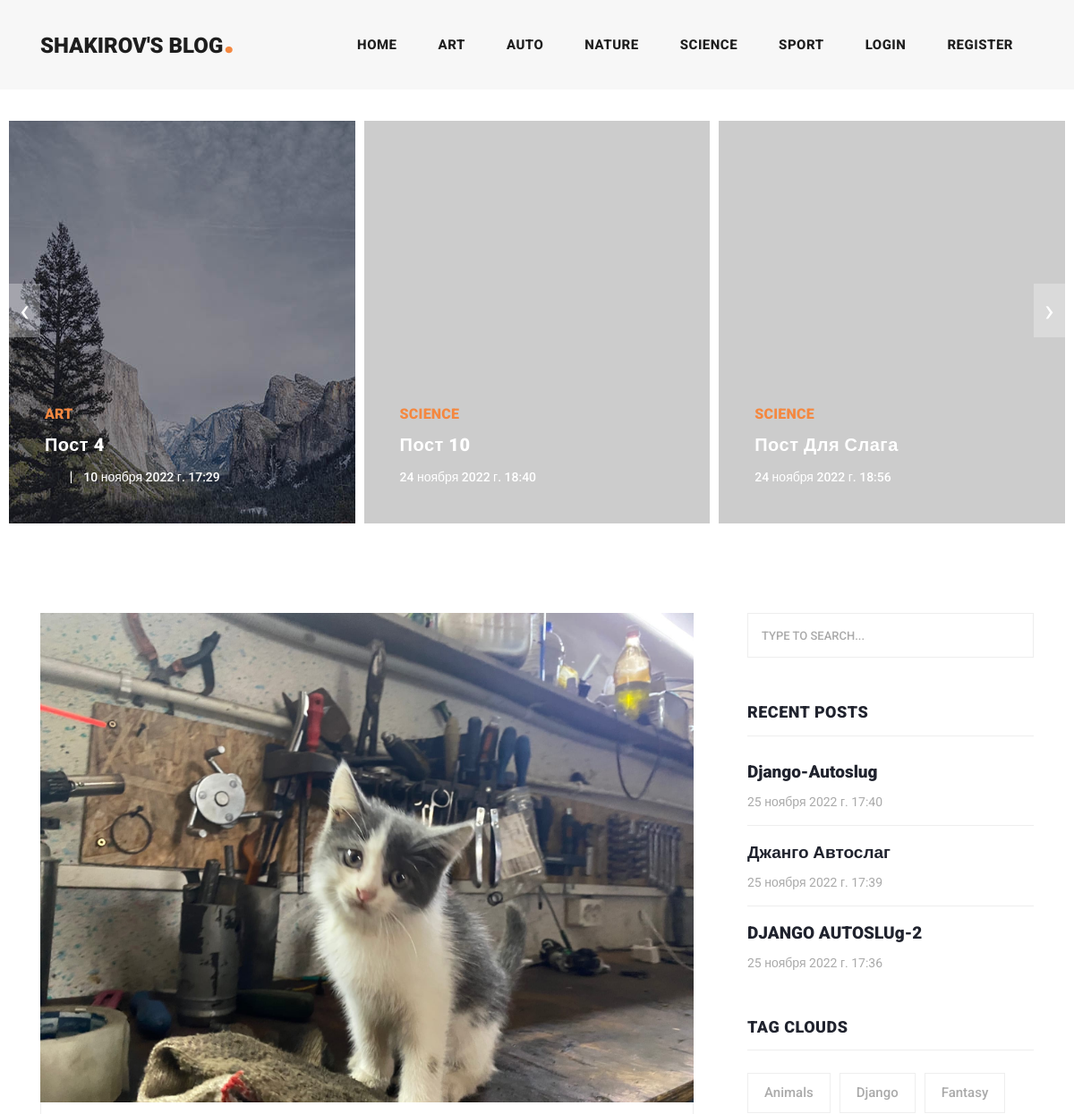
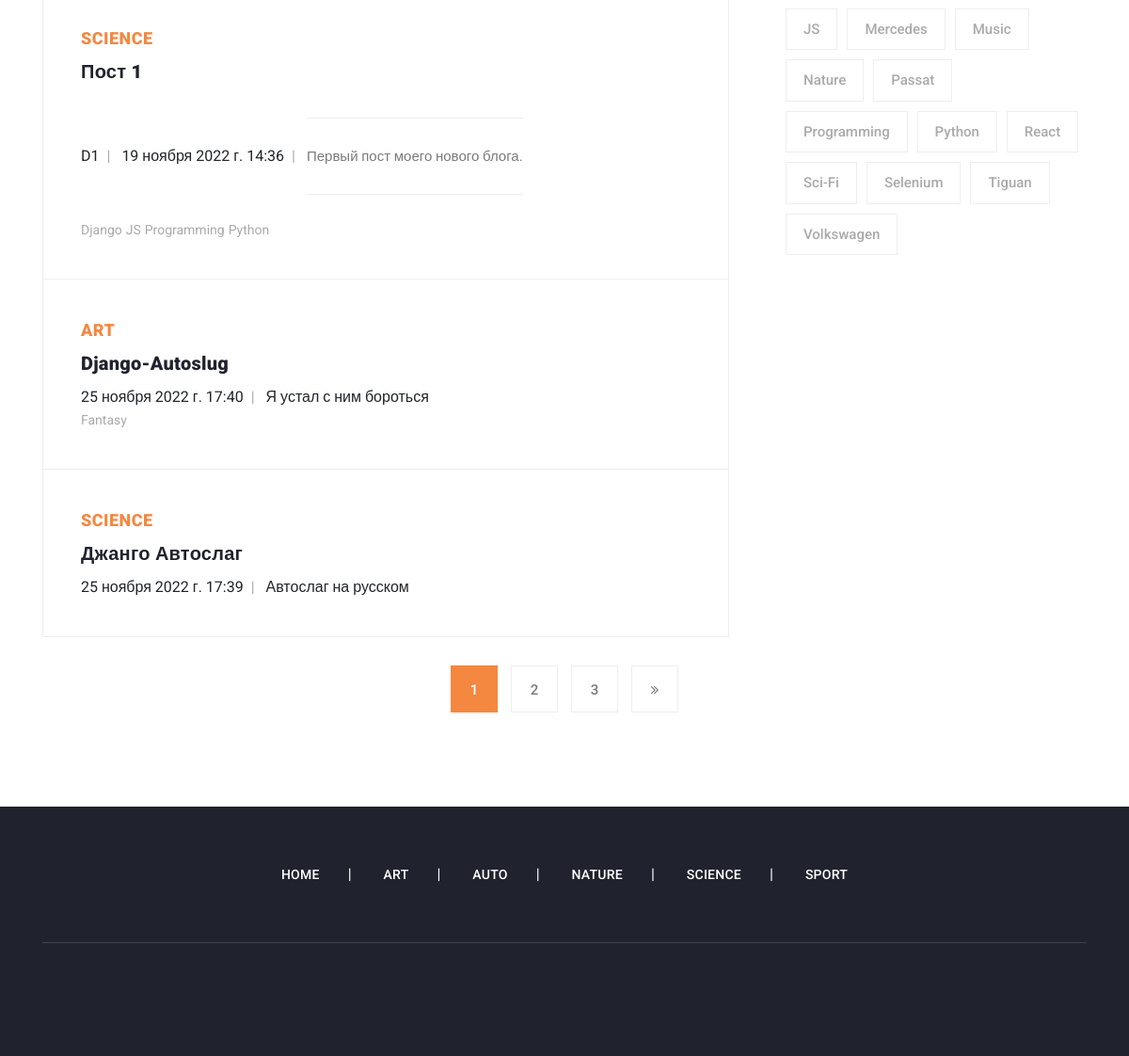
The page / on the database its author committed (2 pictures, top to bottom).
### blog/models.py (models this page shows, shortened)
class Category(models.Model):
    title = models.CharField(max_length=150, verbose_name='Категория')
    slug = models.SlugField(max_length=250, verbose_name='URL', unique=True)
    def __str__(self):
        return self.title
    def get_absolute_url(self):
        return reverse('category', kwargs={'slug': self.slug})
    class Meta:
        ordering = ['title']
        verbose_name = 'Категория'
        verbose_name_plural = 'Категории'

class Post(models.Model):
    title = models.CharField(max_length=250, verbose_name='Заголовок')
    slug = AutoSlugField(populate_from='title', unique_with='created_at')
    author = models.CharField(max_length=250, verbose_name='Автор', blank=True)
    on_top = models.BooleanField(default=False, verbose_name='Закрепленная запись')
    photo = models.ImageField(verbose_name='Изображение', blank=True)
    content = CKEditor5Field('Текст', config_name='extends')
    created_at = models.DateTimeField(auto_now_add=True, verbose_name='Дата создания')
    views = models.IntegerField(default=0, verbose_name='Просмотров')
    category = models.ForeignKey(Category, on_delete=models.PROTECT, related_name='posts', verbose_name='Категория')
    tags = models.ManyToManyField(Tag, blank=True, related_name='posts', verbose_name='Теги')
    def get_absolute_url(self):
        return reverse('post', kwargs={'slug': self.slug})
    class Meta:
        ordering = ['-on_top', '-created_at']
        verbose_name = 'Пост'
        verbose_name_plural = 'Посты'

class Tag(models.Model):
    title = models.CharField(max_length=150, verbose_name='Тег')
    slug = models.SlugField(max_length=250, verbose_name='URL', unique=True)
    def get_absolute_url(self):
        return reverse('tag', kwargs={'slug': self.slug})
    class Meta:
        ordering = ['title']
        verbose_name = 'Тег'
        verbose_name_plural = 'Теги'

### blog/views.py (the view)
# urls.py: path('', PostHome.as_view(), name='home'),
class PostHome(ListView):
    model = Post
    template_name = 'blog/index.html'
    context_object_name = 'posts'
    paginate_by = 3
    def get_context_data(self, object_list=None, **kwargs):
        context = super().get_context_data(**kwargs)
        context['title'] = "Shakirov's Blog"
        return context
    def get_queryset(self):
        return Post.objects.filter().select_related('category')

### blog/templatetags/carousel.py (called while the page is built)
@register.inclusion_tag('blog/popular_posts_tpl.html')
def get_popular(cnt=5):
    posts = Post.objects.order_by('views')
    return {'posts': posts}

### blog/templatetags/menu.py (called while the page is built)
@register.inclusion_tag('blog/menu_tpl.html')
def show_menu(menu_class='collapse navbar-collapse'):
    categories = Category.objects.all()
    return {'categories': categories, 'menu_class': menu_class}

@register.inclusion_tag('blog/menu_tpl_footer.html')
def show_menu_footer(menu_class='container'):
    categories = Category.objects.all()
    return {'categories': categories, 'menu_class_footer': menu_class}

### blog/templatetags/sidebar.py (called while the page is built)
@register.inclusion_tag('blog/recent_posts_tpl.html')
def get_recent(cnt = 3):
    posts = Post.objects.order_by('-created_at')[:cnt]
    return {'posts': posts}

@register.inclusion_tag('blog/tags_tpl.html')
def get_tags():
    tags = Tag.objects.all()
    return {'tags': tags}

### blog/templates/blog/index.html (shortened to what this page needs)
{% extends 'base.html' %}
{%load static%}
{% load cache%}
{% load sidebar %}
{% load carousel %}
{% block content %}
{% cache 30 carousel %}
        {% get_popular 5 %}
{%endcache%}
    <section class="blog-posts">
      <div class="container">
        <div class="row">
          <div class="col-lg-8">
            <div class="all-blog-posts">
              <div class="row">
                <div class="col-lg-12">
                  <div class="blog-post">
                    {%for post in posts%}
                    <div class="blog-thumb">
                      {% if post.photo %}
                      <img src="{{ post.photo.url }}" alt="">
                      {% endif %}
                    </div>
                    <div class="down-content">
                      <span>{{ post.category }}</span>
                      <a href="{{ post.get_absolute_url }}"><h4>{{ post.title }}</h4></a>
                      <ul class="post-info">
                          {% if post.author %}
                        <li>{{ post.author }}</li>
                        {% endif %}
                        <li>{{ post.created_at }}</li>
                        <li>{{ post.content|truncatewords_html:50 | safe}}</li>
                      </ul>
                        {% if post.tags %}
                        <ul class="post-tags">
                        {%for tag in post.tags.all %}
                        <li><a href="{{ tag.get_absolute_url }}">{{ tag.title }}</a></li>
                          {%endfor%}
                        </ul>
                        {% endif %}
                    </div>
                  {%endfor%}
                  </div>
                </div>
              </div>
            </div>
          </div>
          <div class="col-lg-4">
            {% include 'inc/_sidebar.html'%}
          </div>
        </div>
      </div>
      {% if page_obj.has_other_pages %}
      <div class="col-lg-12">
        <ul class="page-numbers">
          {% for p in page_obj.paginator.page_range %}
                 {% if page_obj.number == p %}
          <li class="active"><a href="?page={{p}}">{{p}}</a></li>
                  {% elif p > page_obj.number|add:-3 and p < page_obj.number|add:3 %}
                  <li><a href="?page={{p}}">{{p}}</a></li>
                  {% endif %}
          {% endfor %}
          {% if page_obj.has_next%}
          <li><a href="?page={{page_obj.next_page_number}}"><i class="fa fa-angle-double-right"></i></a></li>
          {% endif %}
        </ul>
      </div>
      {% endif %}
    </section>
{% endblock %}

### templates/base.html (shortened to what this page needs)
{% load static %}
<!DOCTYPE html>
<html lang="en">
  <head>
    <link  rel="stylesheet" href="{% static 'vendor/bootstrap/css/bootstrap.min.css' %}" >
    <link rel="stylesheet" href='{% static "assets/css/fontawesome.css" %}'>
    <link rel="stylesheet" href="{% static 'assets/css/templatemo-stand-blog.css' %}">
    <link rel="stylesheet" href="{% static 'assets/css/owl.css' %}">
  </head>
  <body>
    {% include 'inc/_header.html' %}
    {% block content %}
    {% endblock %}
    {% include 'inc/_footer.html' %}
  </body>
</html>

### templates/inc/_header.html (shortened to what this page needs)
    {% load menu %}
    {% load cache%}
{% cache 30 header %}
    <header class="">
      <nav class="navbar navbar-expand-lg">
        <div class="container">
          <a class="navbar-brand" href="{% url 'home' %}"><h2>Shakirov's Blog<em>.</em></h2></a>
        {% show_menu %}
          <ul class="navbar-nav ml-auto">
           {% if request.user.is_authenticated %}
              <li class="nav-item">
                {{ user }}
              </li>
              <li class="nav-item">
                <a class="nav-link" href="{% url 'logout'%}"> Logout </a>
              </li>
              <li class="nav-item">
                <a class="nav-link" href="{% url 'add_post'%}"> Add post </a>
              </li>
                {% else %}
                <li class="nav-item">
                <a class="nav-link" href="{% url 'login'%}"> Login </a>
              </li>
                   <li class="nav-item">
                <a class="nav-link" href="{% url 'register'%}"> Register </a>
              </li>
              {% endif %}
          </ul>
        </div>
      </nav>
    </header>
    {% endcache %}

### blog/templates/blog/menu_tpl.html (shortened to what this page needs)
<div class="{{ menu_class}}" id="navbarResponsive">
            <ul class="navbar-nav ml-auto">
              <li class="nav-item">
                <a class="nav-link" href="{% url 'home' %}">Home
                </a>
              </li>
                {% for item in categories %}
              <li class="nav-item">
                <a class="nav-link" href="{{ item.get_absolute_url }}"> {{ item.title }} </a>
              </li>
                {% endfor %}
            </ul>
          </div>

### blog/templates/blog/popular_posts_tpl.html
<div class="main-banner header-text">
    <div class="container-fluid">
        <div class="owl-banner owl-carousel">
            {% for post in posts%}
                <div class="item">
            {% if post.photo %}
            <img src="{{ post.photo.url }}" alt="" height="450">
                 {% else %}
                    <img src="https://loremflickr.com/320/240/brazil,rio" alt="" height="450">
                    {% endif %}
            <div class="item-content">
              <div class="main-content">
                <div class="meta-category">
                  <span>{{ post.category }}</span>
                </div>
                <a href="{{ post.get_absolute_url }}"><h4>{{ post.title }}</h4></a>
                <ul class="post-info">
                               {% if post.author %}
                        <li>{{ post.author }}</li>
                        {% endif %}
                  <li><a href="{{ post.get_absolute_url }}">{{ post.created_at }}</a></li>
                </ul>
              </div>
            </div>
          </div>
    {% endfor %}
        </div>
      </div>
    </div>

### templates/inc/_sidebar.html
{% load sidebar %}
{% load cache%}
{% cache 30 sedebar %}
<div class="sidebar">
              <div class="row">
                <div class="col-lg-12">
                  <div class="sidebar-item search">
                    <form id="search_form" name="gs" method="GET" action="{%url 'search'%}">
                      <input type="text" name="q" class="searchText" placeholder="type to search..." autocomplete="on">
                    </form>
                  </div>
                </div>
                <div class="col-lg-12">
                  {% get_recent 3 %}
                </div>
                <div class="col-lg-12">
                  {% get_tags %}
                </div>
              </div>
            </div>
{% endcache %}

### blog/templates/blog/recent_posts_tpl.html
<div class="sidebar-item recent-posts">
                    <div class="sidebar-heading">
                      <h2>Recent Posts</h2>
                    </div>
                    <div class="content">
                      <ul>
                          {% for post in posts %}
                        <li><a href="{{ post.get_absolute_url }}">
                          <h5>{{ post.title }}</h5>
                          <span>{{ post.created_at }}</span>
                        </a></li>
                          {% endfor %}
                      </ul>
                    </div>
                  </div>

### blog/templates/blog/tags_tpl.html
<div class="sidebar-item tags">
                    <div class="sidebar-heading">
                      <h2>Tag Clouds</h2>
                    </div>
                    <div class="content">
                        <ul>
                      {% for tag in tags %}
                        <li><a href=" {{tag.get_absolute_url}} "> {{ tag.title }} </a></li>
                      {% endfor %}
                      </ul>
                    </div>
</div>

### templates/inc/_footer.html
{% load menu %}
{% load cache%}
{% cache 30 footer %}
<footer>
      <div class="{{menu_class}}}">
        <div class="row">
         <div class="col-lg-12" >
{%show_menu_footer%}
        </div>
        </div>
      </div>
    </footer>
{% endcache %}

### blog/templates/blog/menu_tpl_footer.html
      <div class="{{ menu_class_footer }}">
        <div class="row">
         <div class="col-lg-12" >
        <ul class="social-icons">
            <li><a href="{% url 'home' %}">Home</a></li>
               {% for item in categories %}
              <li><a href="{{ item.get_absolute_url}}">{{ item.title }}</a></li>
                {% endfor %}
             </ul>
        </div>
        </div>
          </div>

### rows shown on the page
Category: title "ART"
Category: title "AUTO"
Category: title "NATURE"
Category: title "SCIENCE"
Category: title "SPORT"
Post: photo (picture), category "ART", title "Пост 4", author "D1", created_at "10 ноября 2022 г. 17:29"
Post: category "SCIENCE", title "Пост 10", created_at "24 ноября 2022 г. 18:40"
Post: category "SCIENCE", title "Пост Для Слага", created_at "24 ноября 2022 г. 18:56"
Post: photo (picture), category "SCIENCE", title "Пост 1", author "D1", created_at "19 ноября 2022 г. 14:36", content "Первый пост моего нового блога."
Tag: title "Django"
Tag: title "JS"
Tag: title "Programming"
Tag: title "Python"
Post: category "ART", title "Django-Autoslug", created_at "25 ноября 2022 г. 17:40", content "Я устал с ним бороться"
Tag: title "Fantasy"
Post: category "SCIENCE", title "Джанго Автослаг", created_at "25 ноября 2022 г. 17:39", content "Автослаг на русском"
Post: title "DJANGO AUTOSLUg-2", created_at "25 ноября 2022 г. 17:36"
Tag: title "Animals"
Tag: title "Mercedes"
Tag: title "Music"
Tag: title "Nature"
Tag: title "Passat"
Tag: title "React"
Tag: title "Sci-Fi"
Tag: title "Selenium"
Tag: title "Tiguan"
Tag: title "Volkswagen"

### other values the page prints
{{ p }} "1"
{{ p }} "2" "3"
